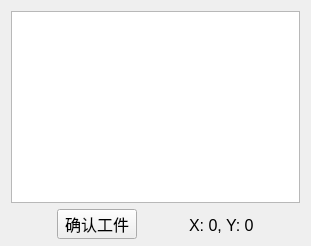
        <widget class="QWidget" name="tab_coarseLoc">
         <attribute name="title">
          <string>粗定位预览</string>
         </attribute>
         <layout class="QGridLayout" name="gridLayout_14">
          <item row="6" column="4">
           <spacer name="horizontalSpacer_15">
            <property name="orientation">
             <enum>Qt::Horizontal</enum>
            </property>
            <property name="sizeHint" stdset="0">
             <size>
              <width>40</width>
              <height>20</height>
             </size>
            </property>
           </spacer>
          </item>
          <item row="6" column="0">
           <spacer name="horizontalSpacer_13">
            <property name="orientation">
             <enum>Qt::Horizontal</enum>
            </property>
            <property name="sizeHint" stdset="0">
             <size>
              <width>40</width>
              <height>20</height>
             </size>
            </property>
           </spacer>
          </item>
          <item row="1" column="1">
           <widget class="QPushButton" name="btn_VerifyCoord">
            <property name="sizePolicy">
             <sizepolicy hsizetype="Expanding" vsizetype="Ignored">
              <horstretch>0</horstretch>
              <verstretch>0</verstretch>
             </sizepolicy>
            </property>
            <property name="minimumSize">
             <size>
              <width>0</width>
              <height>30</height>
             </size>
            </property>
            <property name="font">
             <font>
              <pointsize>12</pointsize>
             </font>
            </property>
            <property name="text">
             <string>确认工件</string>
            </property>
           </widget>
          </item>
          <item row="6" column="2">
           <spacer name="horizontalSpacer_14">
            <property name="orientation">
             <enum>Qt::Horizontal</enum>
            </property>
            <property name="sizeHint" stdset="0">
             <size>
              <width>40</width>
              <height>20</height>
             </size>
            </property>
           </spacer>
          </item>
          <item row="6" column="3">
           <widget class="QLabel" name="label_coordinateLabel">
            <property name="sizePolicy">
             <sizepolicy hsizetype="Expanding" vsizetype="Preferred">
              <horstretch>0</horstretch>
              <verstretch>0</verstretch>
             </sizepolicy>
            </property>
            <property name="minimumSize">
             <size>
              <width>0</width>
              <height>0</height>
             </size>
            </property>
            <property name="font">
             <font>
              <pointsize>12</pointsize>
             </font>
            </property>
            <property name="text">
             <string>X: 0, Y: 0</string>
            </property>
           </widget>
          </item>
          <item row="0" column="0" colspan="5">
           <widget class="ScalableGraphicsView" name="graphicsViewCoarseLoc">
            <property name="enabled">
             <bool>true</bool>
            </property>
            <property name="sizePolicy">
             <sizepolicy hsizetype="Expanding" vsizetype="Expanding">
              <horstretch>20</horstretch>
              <verstretch>5</verstretch>
             </sizepolicy>
            </property>
           </widget>
          </item>
         </layout>
        </widget>
